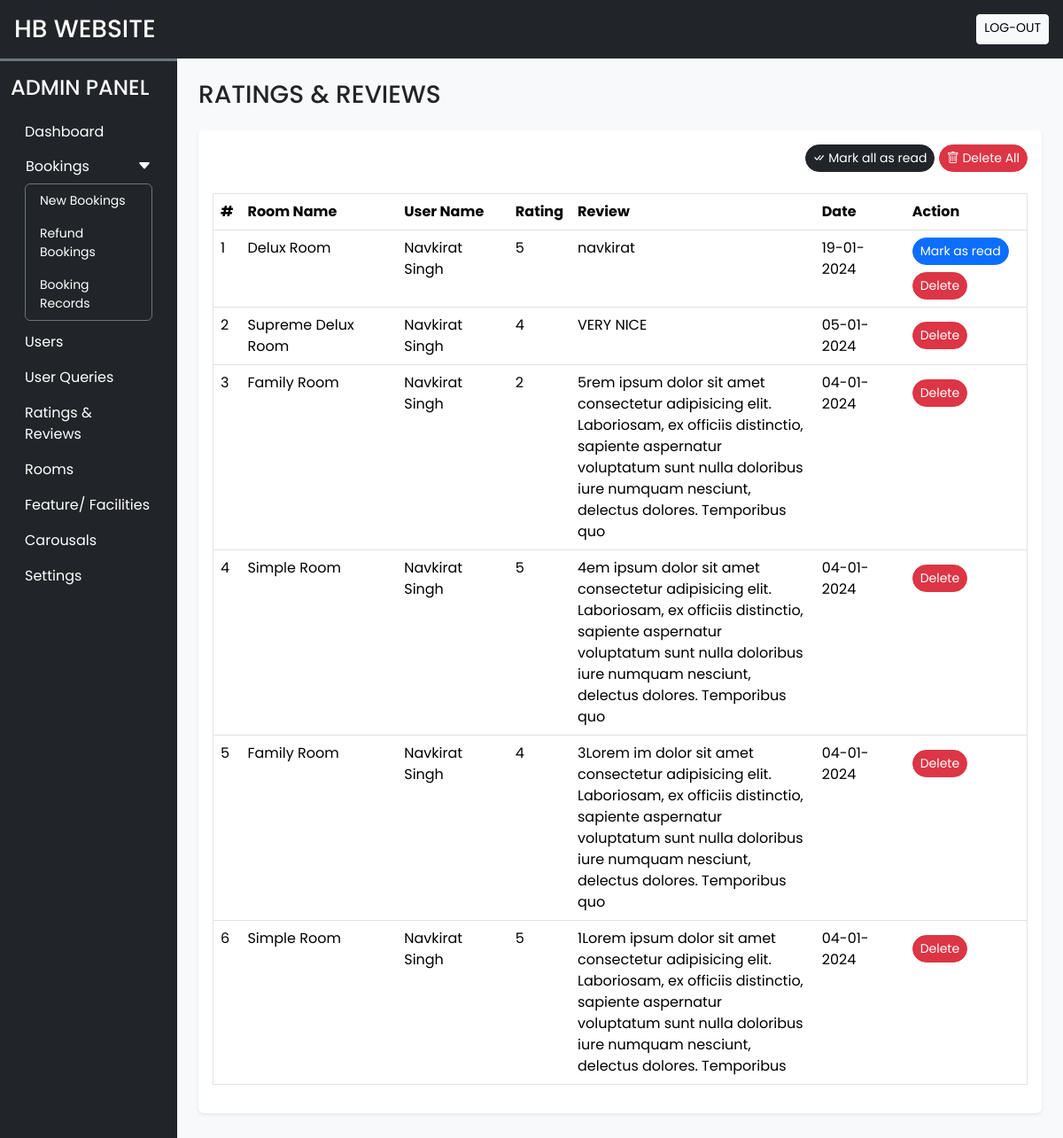
The app's page /admin/rate_review.php (signed in) with its own data.
### tables this page shows
CREATE TABLE `rating_review` (
  `sr_no` int(11) NOT NULL,
  `booking_id` int(11) NOT NULL,
  `room_id` int(11) NOT NULL,
  `user_id` int(11) NOT NULL,
  `rating` int(11) NOT NULL,
  `review` varchar(200) NOT NULL,
  `seen` int(11) NOT NULL DEFAULT 0,
  `datentime` datetime NOT NULL DEFAULT current_timestamp()
);

CREATE TABLE `rooms` (
  `id` int(11) NOT NULL,
  `name` varchar(150) NOT NULL,
  `area` int(11) NOT NULL,
  `price` int(11) NOT NULL,
  `quantity` int(11) NOT NULL,
  `adult` int(11) NOT NULL,
  `children` int(11) NOT NULL,
  `description` varchar(350) NOT NULL,
  `status` tinyint(4) NOT NULL DEFAULT 1,
  `removed` int(11) NOT NULL DEFAULT 0
);

CREATE TABLE `user_cred` (
  `id` int(11) NOT NULL,
  `name` varchar(100) NOT NULL,
  `email` varchar(255) NOT NULL,
  `address` varchar(120) NOT NULL,
  `pincode` varchar(100) NOT NULL,
  `phone` varchar(100) NOT NULL,
  `dob` date NOT NULL,
  `profile` varchar(100) NOT NULL,
  `password` varchar(200) NOT NULL,
  `is_verified` int(11) NOT NULL DEFAULT 0,
  `token` varchar(200) DEFAULT NULL,
  `t_expire` date DEFAULT NULL,
  `status` int(11) NOT NULL DEFAULT 1,
  `dateandtime` timestamp NOT NULL DEFAULT current_timestamp()
);

### admin/rate_review.php (the view, shortened to what this page needs)
<!DOCTYPE html>
<html lang="en">
<head>
    <?php require("inc/links.php"); ?>
</head>
<body class="bg-light">
    <?php require('inc/header.php') ?>
    <div class="container-fluid" id="main-content">
        <div class="row">
            <div class="col-lg-10 ms-auto p-4 overflow-hiddeb">
                <h3 class="mb-4">RATINGS & REVIEWS</h3>
                <div class="card border-0 shadow-sm mb-4">
                    <div class="card-body">
                        <div class="text-end mb-4">
                            <a href="?seen=all" class="btn btn-dark rounded-pill btn-sm shadow-none">
                                <i class="bi bi-check-all"></i> Mark all as read
                            </a>
                            <a href="?del=all" class="btn btn-danger rounded-pill btn-sm shadow-none">
                                <i class="bi bi-trash"></i> Delete All
                            </a>
                        </div>
                        <div class="table-responsive-md">
                            <table class="table table-hover border bg-dark">
                                <thead class="">
                                    <tr class="bg-dark">
                                        <th>#</th>
                                        <th>Room Name</th>
                                        <th>User Name</th>
                                        <th>Rating</th>
                                        <th width="30%">Review</th>
                                        <th>Date</th>
                                        <th width="15%">Action</th>
                                    </tr>
                                </thead>
                                <tbody>
                                    <?php
                                    $q = "SELECT rr.*, uc.name AS uname, r.name AS rname
                                        FROM `rating_review`  rr
                                        INNER JOIN `user_cred` uc ON rr.user_id=uc.id
                                        INNER JOIN `rooms` r ON rr.room_id=r.id
                                        ORDER BY `sr_no` DESC";
                                    $data = mysqli_query($con, $q);
                                    $i = 1;
                                    while ($row = mysqli_fetch_assoc($data)) {
                                        $date = date('d-m-Y', strtotime($row['datentime']));
                                        $seen = '';
                                        if ($row['seen'] != 1) {
                                            $seen = "<a href='?seen=$row[sr_no]' class = 'btn btn-sm rounded-pill btn-primary'>Mark as read</a>";
                                        }
                                        $seen .= "<a href='?del=$row[sr_no]' class = 'btn btn-sm rounded-pill btn-danger mt-2'>Delete</a>";
                                        echo <<<q
                                            <tr>
                                                <td>$i</td>
                                                <td>$row[rname]</td>
                                                <td>$row[uname]</td>
                                                <td>$row[rating]</td>
                                                <td>$row[review]</td>
                                                <td>$date</td>
                                                <td>$seen</td>
                                            </tr>
                                            q;
                                        $i++;
                                    }
                                    ?>
                                </tbody>
                            </table>
                        </div>
                    </div>
                </div>
            </div>
        </div>
    </div>
</body>
</html>

### admin/css/common.css (style rules this page uses)
:root { --maincolor: #2ec1ac; --main_hover: #279e8c; }
* { font-family: 'Poppins', sans-serif; }

### records on screen
rating_review: room.name "Delux Room", user.name "Navkirat Singh", rating "5", review "navkirat", datentime "19-01-2024"
rating_review: room.name "Supreme Delux Room", user.name "Navkirat Singh", rating "4", review "VERY NICE", datentime "05-01-2024"
rating_review: room.name "Family Room", user.name "Navkirat Singh", rating "2", review "5rem ipsum dolor sit amet consectetur adipisicing elit. Laboriosam, ex officiis distinctio, sapiente aspernatur voluptatum sunt nulla doloribus iure numquam nesciunt, delectus dolores. Temporibus quo", datentime "04-01-2024"
rating_review: room.name "Simple Room", user.name "Navkirat Singh", rating "5", review "4em ipsum dolor sit amet consectetur adipisicing elit. Laboriosam, ex officiis distinctio, sapiente aspernatur voluptatum sunt nulla doloribus iure numquam nesciunt, delectus dolores. Temporibus quo", datentime "04-01-2024"
rating_review: room.name "Family Room", user.name "Navkirat Singh", rating "4", review "3Lorem im dolor sit amet consectetur adipisicing elit. Laboriosam, ex officiis distinctio, sapiente aspernatur voluptatum sunt nulla doloribus iure numquam nesciunt, delectus dolores. Temporibus quo", datentime "04-01-2024"
rating_review: room.name "Simple Room", user.name "Navkirat Singh", rating "5", review "1Lorem ipsum dolor sit amet consectetur adipisicing elit. Laboriosam, ex officiis distinctio, sapiente aspernatur voluptatum sunt nulla doloribus iure numquam nesciunt, delectus dolores. Temporibus", datentime "04-01-2024"
